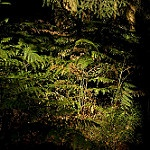
#> input picture 大二下 创新实践/datasets/seg_pred/10388.jpg, 150 x 150 px, given in place of 0.jpg, which was not available
$ python Datalabeling.py
#> lines starting #> are read from the running program, lines starting #| are printed output that depends on the picture
import os
import glob
import matplotlib.pyplot as plt
from PIL import Image

# 读取图片并生成标签文件
def read_image(root_path='C:/Users/Lenovo/Desktop/datasets', mode='train'):
    """
    读取指定目录下的图片，并根据文件夹名称生成对应的标签文件。
    :param root_path: 数据集的根目录
    :param mode: 数据模式（'train' 或 'test'），用于选择训练集或测试集
    :return: 图片路径列表和标签路径列表
    """
    # 定义类别与标签的映射关系
    img_class = {'buildings': 0,  # 建筑物类别对应标签 0
                 'forest': 1,     # 森林类别对应标签 1
                 'glacier': 2,    # 冰川类别对应标签 2
                 'mountain': 3,   # 山脉类别对应标签 3
                 'sea': 4,        # 海洋类别对应标签 4
                 'street': 5}     # 街道类别对应标签 5

    # 构造数据集路径，例如 'seg_train' 或 'seg_test'
    img_c = 'seg_' + mode
    # 使用 glob 获取所有图片的路径，支持通配符匹配
    # 例如：C:/Users/Lenovo/Desktop/datasets/seg_train/buildings/0.jpg
    img_data = glob.glob(os.path.join(root_path, img_c, '*', '*.jpg'))

    # 初始化存储图片路径和标签的列表
    img_path = []    # 用于保存所有图片的路径
    label_path = []  # 这里未实际使用，可以扩展为保存标签路径

    # 打开文件 data.txt，用于存储图片路径和对应的标签
    with open("data.txt", "w") as f:
        for img in img_data:
            img_path.append(img)  # 将图片路径添加到列表中
            # 获取图片所属的类别名称（即父文件夹名）
            label = os.path.basename(os.path.dirname(img))
            # 根据类别名称获取对应的标签索引
            label_index = img_class[label]
            # 写入文件，格式为 "图片路径 标签"，每行一条
            f.write(img + ' ' + str(label_index) + '\n')

    # 返回图片路径列表和标签路径列表（此处标签路径未使用）
    return img_path, label_path

# 展示图片
def show_imgs(image, col=3):
    """
    展示图片及其对应的类别标签。
    :param image: 图片路径列表
    :param col: 每行展示的图片数量
    """
#> called with col = 3
    num_sample = len(image)  # 获取图片数量
    i = 0  # 初始化计数器
    while i < num_sample:
        img = Image.open(image[i])  # 打开图片
#> img is the input picture: PIL image 150x150 RGB; mean R, G, B 46.2, 43.4, 19.3
        # 获取图片所属的类别名称（即父文件夹名）
        label = os.path.basename(os.path.dirname(image[i]))
        # 使用 matplotlib 绘制子图
        plt.subplot(int(num_sample / col + 1), col, i + 1)
        plt.imshow(img)  # 显示图片
        plt.title('label:' + label)  # 设置标题为类别标签
        i += 1
    plt.show()  # 显示所有图片
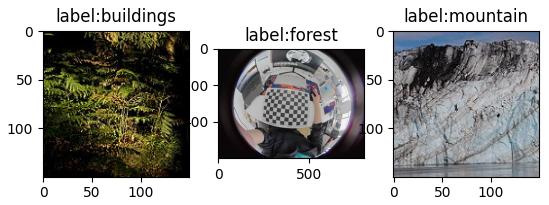
#> figure drawn by matplotlib, 3 panels

if __name__ == '__main__':
    # 示例图片路径列表（可根据实际图片路径修改）
    img_path = [
        'C:/Users/Lenovo/Desktop/datasets/seg_train/buildings/0.jpg',
        'C:/Users/Lenovo/Desktop/datasets/seg_train/forest/8.jpg',
        'C:/Users/Lenovo/Desktop/datasets/seg_train/mountain/32.jpg'
    ]

    # 展示训练集中的图片及其标签
    show_imgs(img_path)

    # 读取数据集并生成索引文件 data.txt
    read_image(mode='train')
    # 获取生成的 data.txt 文件的绝对路径并打印
    data_abs_path = os.path.abspath("data.txt")
    print(f"data.txt 的绝对路径：{data_abs_path}")

$ run again, on 大二下 创新实践/datasets/seg_test/buildings/24229.jpg
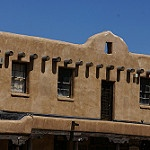
#> input picture 大二下 创新实践/datasets/seg_test/buildings/24229.jpg, 150 x 150 px, given in place of 0.jpg, which was not available
#> in show_imgs, img is the input picture: PIL image 150x150 RGB; mean R, G, B 93.3, 88.7, 88.2
#> in show_imgs, `plt.show()`:
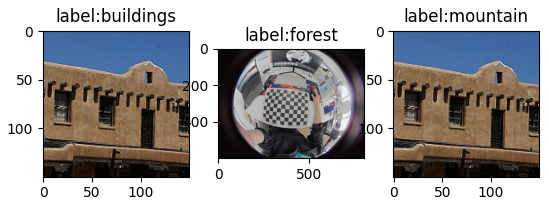
#> figure drawn by matplotlib, 3 panels

$ run again, on 大二下 创新实践/datasets/seg_test/forest/23694.jpg
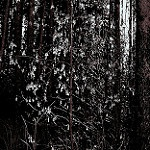
#> input picture 大二下 创新实践/datasets/seg_test/forest/23694.jpg, 150 x 150 px, given in place of 0.jpg, which was not available
#> in show_imgs, img is the input picture: PIL image 150x150 RGB; mean R, G, B 40, 38.3, 37.7
#> in show_imgs, `plt.show()`:
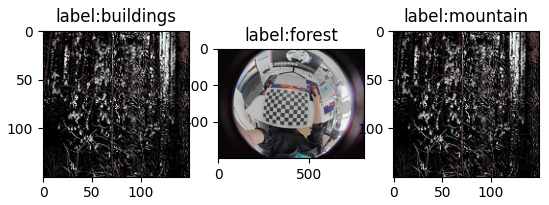
#> figure drawn by matplotlib, 3 panels

$ run again, on 大二下 创新实践/datasets/seg_test/glacier/21907.jpg
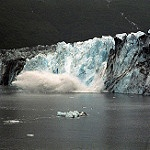
#> input picture 大二下 创新实践/datasets/seg_test/glacier/21907.jpg, 150 x 150 px, given in place of 0.jpg, which was not available
#> in show_imgs, img is the input picture: PIL image 150x150 RGB; mean R, G, B 92.2, 96.5, 94.2
#> in show_imgs, `plt.show()`:
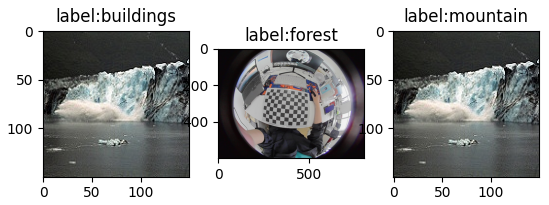
#> figure drawn by matplotlib, 3 panels
